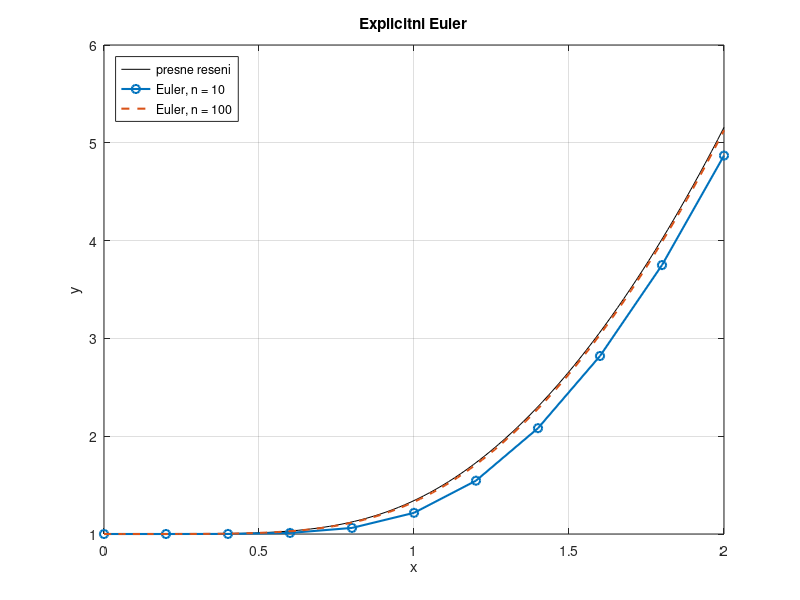
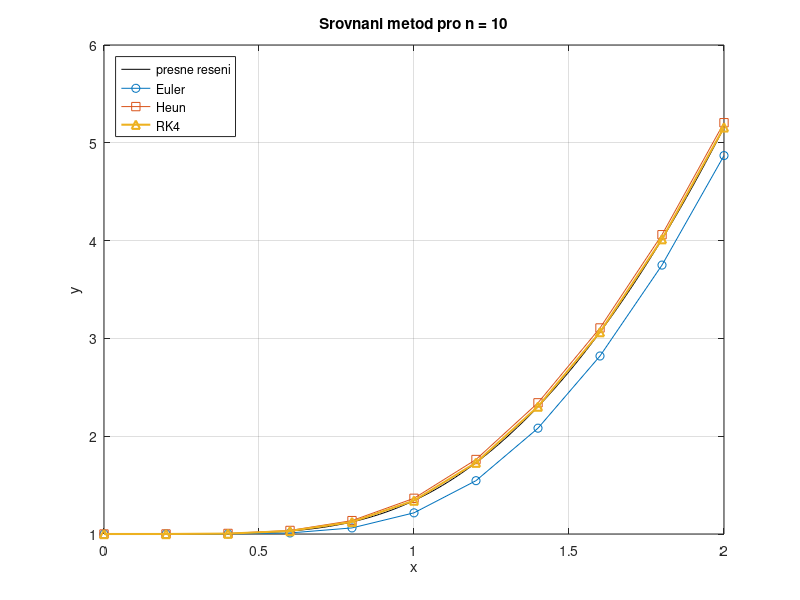
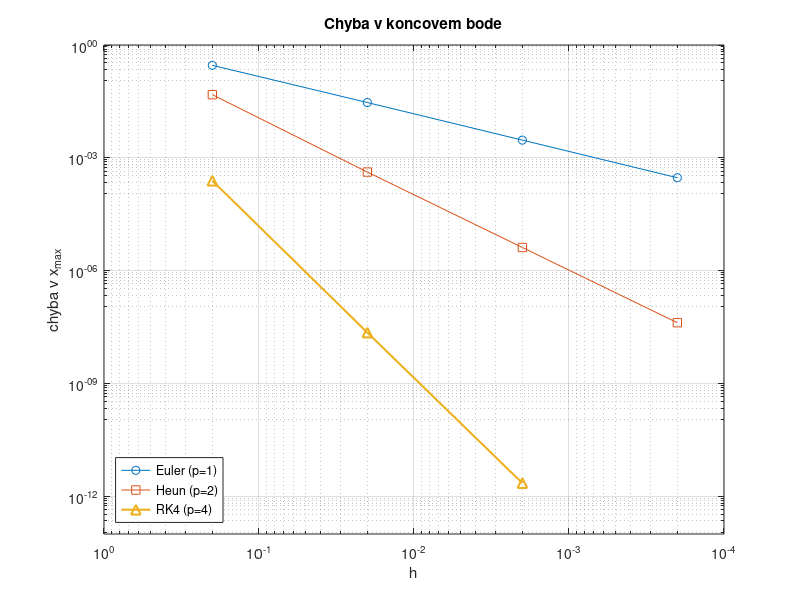

The MATLAB script that drew these images, in order:
% Explicitni Euler, Heun a RK4 pro ulohu y*y' = 2*x^4, y(0) = 1 na [0,2]
close all
f = @(x,y) 2*x.^4./y;                   % prava strana y' = f(x,y)
yExact = @(x) sqrt(4*x.^5/5 + 1);       % presne reseni
x0 = 0; y0 = 1; xMax = 2;               % pocatecni podminka a konec intervalu
nAll = [10 100 1000 10000];             % pocty kroku

e = zeros(numel(nAll),3);              % chyby v bode xMax: Euler, Heun, RK4
for j = 1:numel(nAll)
    n = nAll(j); h = (xMax - x0)/n; x = x0 + h*(0:n);
    yE = y0*ones(1,n+1); yH = yE; yR = yE;  % aproximace v uzlech x
    for i = 1:n
        yE(i+1) = yE(i) + h*f(x(i),yE(i));                    % explicitni Euler

        k1 = f(x(i),yH(i)); k2 = f(x(i+1),yH(i) + h*k1);      % Heun
        yH(i+1) = yH(i) + h/2*(k1 + k2);

        k1 = f(x(i),yR(i));           k2 = f(x(i)+h/2,yR(i) + h/2*k1);   % RK4
        k3 = f(x(i)+h/2,yR(i) + h/2*k2); k4 = f(x(i+1),yR(i) + h*k3);
        yR(i+1) = yR(i) + h/6*(k1 + 2*k2 + 2*k3 + k4);
    end
    e(j,:) = abs([yE(end) yH(end) yR(end)] - yExact(xMax));

    xx = linspace(x0, xMax);
    if j == 1                           % obrazek 1: jen explicitni Euler (n = 10, pozdeji n = 100)
        figure(1)
        plot(xx, yExact(xx), 'k-', x, yE, 'o-', 'LineWidth', 1.5); hold on
        grid on; xlabel('x'); ylabel('y')
        title('Explicitni Euler')

        figure(2)                       % obrazek 2: srovnani metod pro n = 10
        plot(xx, yExact(xx), 'k-', x, yE, 'o-', x, yH, 's-', x, yR, '^-', 'LineWidth', 1.5)
        grid on; xlabel('x'); ylabel('y')
        legend('presne reseni', 'Euler', 'Heun', 'RK4', 'Location', 'northwest')
        title(sprintf('Srovnani metod pro n = %d', n))
    end
    if j == 2                           % do obrazku 1 pridame Eulera pro n = 100
        figure(1)
        plot(x, yE, '--', 'LineWidth', 1.5); hold off
        legend('presne reseni', 'Euler, n = 10', 'Euler, n = 100', 'Location', 'northwest')
    end
end

% Rad konvergence: krok se zmensuje 10x, proto p = log10(e_h/e_{h/10})
p = log10(e(1:end-1,:)./e(2:end,:));

% Vypis tabulky
hAll = (xMax - x0)./nAll;
fprintf('\n  %7s |  %9s  %5s |  %9s  %5s |  %9s  %5s\n', 'h', 'Euler', 'p', 'Heun', 'p', 'RK4', 'p');
fprintf('%s\n', repmat('-', 1, 66));
for j = 1:numel(nAll)
    fprintf('  %7.1e', hAll(j));
    for m = 1:3
        if j == 1, pStr = '-'; else, pStr = sprintf('%.2f', p(j-1,m)); end
        fprintf(' |  %9.2e  %5s', e(j,m), pStr);
    end
    fprintf('\n');
end
fprintf('(u RK4 je chyba pro nejmensi h uz na urovni zaokrouhlovacich chyb)\n\n');

% Srovnani pri stejne cene: 200 vyhodnoceni f
% (Euler 1 vyhodnoceni/krok -> n = 200, Heun 2 -> n = 100, RK4 4 -> n = 50)
nCena = [200 100 50]; eCena = zeros(1,3);
for m = 1:3
    n = nCena(m); h = (xMax - x0)/n; x = x0 + h*(0:n); y = y0;
    for i = 1:n
        k1 = f(x(i),y);
        if m == 1                                   % Euler
            y = y + h*k1;
        elseif m == 2                               % Heun
            k2 = f(x(i+1),y + h*k1); y = y + h/2*(k1 + k2);
        else                                        % RK4
            k2 = f(x(i)+h/2,y + h/2*k1); k3 = f(x(i)+h/2,y + h/2*k2);
            k4 = f(x(i+1),y + h*k3); y = y + h/6*(k1 + 2*k2 + 2*k3 + k4);
        end
    end
    eCena(m) = abs(y - yExact(xMax));
end
fprintf('  Stejna cena (200 vyhodnoceni f):\n');
fprintf('    Euler  h = %5.3f   chyba = %9.2e\n', (xMax-x0)/nCena(1), eCena(1));
fprintf('    Heun   h = %5.3f   chyba = %9.2e\n', (xMax-x0)/nCena(2), eCena(2));
fprintf('    RK4    h = %5.3f   chyba = %9.2e\n\n', (xMax-x0)/nCena(3), eCena(3));

% Graf chyb v logaritmickych souradnicich
figure(3)
loglog(hAll, e(:,1), 'o-', hAll, e(:,2), 's-', hAll(1:3), e(1:3,3), '^-', ...
       'LineWidth', 1.5, 'MarkerSize', 7)
set(gca, 'XDir', 'reverse', 'YTick', 10.^(-12:3:0)); grid on
xlim([1e-4 1]); ylim([1e-13 1])
xlabel('h'); ylabel('chyba v x_{max}')
legend('Euler (p=1)', 'Heun (p=2)', 'RK4 (p=4)', 'Location', 'southwest')
title('Chyba v koncovem bode')
